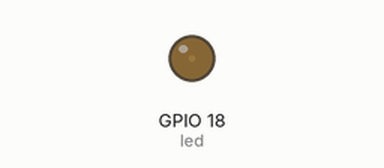
Simulated run of this program. Board: Raspberry Pi (BCM pin numbers). Parts: output pins drawn as LEDs (lit = HIGH). What the program prints to the terminal is not drawn.

Above: at 0.05 s.
At 0.7 s:
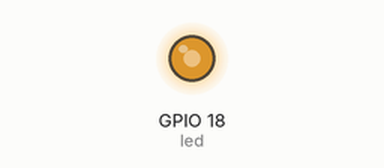
At 1.4 s:
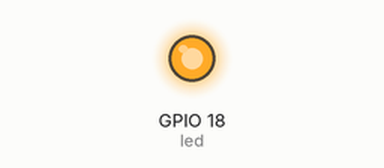
At 2.75 s:
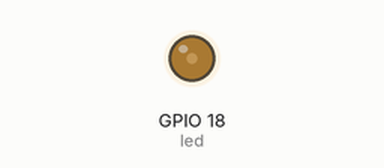
Timing chart, 0 to 5.2 s (numbered marks = the images above):
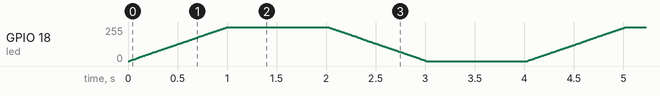

The program:

BreathingLED.py
```python
from gpiozero import PWMLED
import time

led = PWMLED(18 ,initial_value=0 ,frequency=1000)
def loop():
    while True:
        for b in range(0, 101, 1):
            led.value = b / 100.0
            time.sleep(0.01)
        time.sleep(1)
        for b in range(100, -1, -1):
            led.value = b / 100.0
            time.sleep(0.01)
        time.sleep(1)
def destroy():
    led.close()
if __name__ == '__main__':
    print ('Program is starting ... ')
    try:
        loop()
    except KeyboardInterrupt:
        destroy()
        print("Ending program")
```
